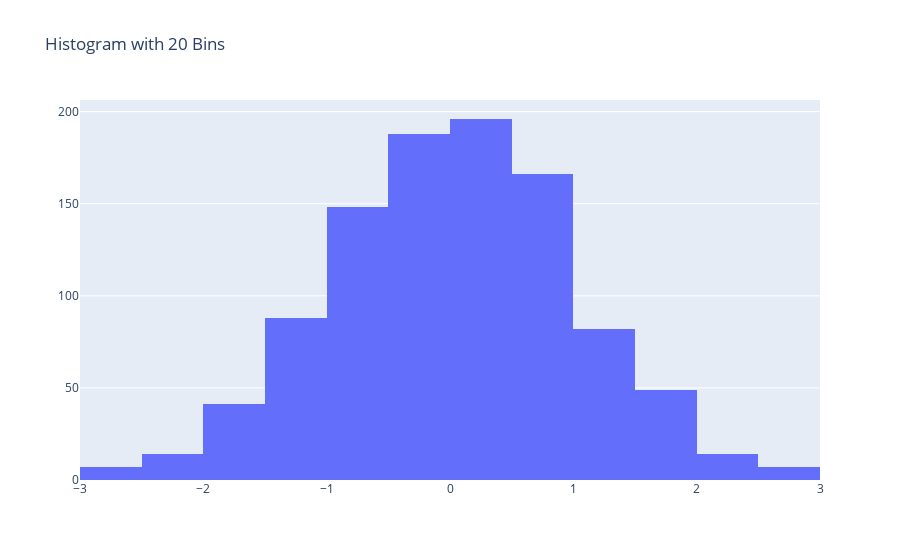

The cell this chart's notebook holds for it:
### Code cell
import numpy as np
import plotly.graph_objects as go
from IPython.display import display
import ipywidgets as widgets
from ipywidgets import interactive


# Generate some random data for demonstration
data = np.random.randn(1000)

# Create initial histogram
fig = go.FigureWidget([go.Histogram(x=data, nbinsx=20)])
fig.update_layout(title_text='Histogram with 20 Bins')

def update_histogram(num_bins):
    # Update histogram based on the number of bins
    fig.data[0].x = data
    fig.data[0].nbinsx = num_bins
    fig.update_layout(title_text=f'Histogram with {num_bins} Bins')

# Create interactive slider
bin_slider = widgets.IntSlider(value=20, min=1, max=50, step=1, description='Bins')

# Create interactive widget
interactive_plot = interactive(update_histogram, num_bins=bin_slider)

# Display the interactive widget
display(fig, interactive_plot)

### Figure 1 — Plotly figure (JSON) as saved in the notebook; plotly's stock layout.template omitted (floating-point values rounded to 4 significant figures; data arrays with more than 128 entries replaced by an {"elided": "..."} marker saying what was removed)
{"data": [{"nbinsx": 20, "type": "histogram", "uid": "3a1cc30a-582c-4781-83c6-fb56dd16f462", "x": {"elided": "1000 float values"}}], "layout": {"title": {"text": "Histogram with 20 Bins"}}}
